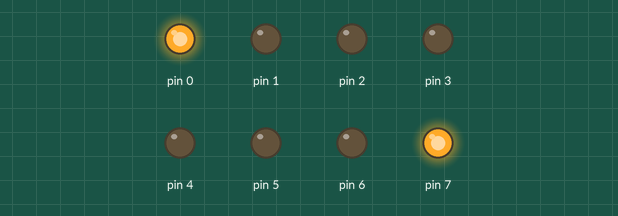
The sketch below on a simulated Arduino Uno, built with avr-gcc and run on an emulated ATmega328P. Parts: output pins drawn as LEDs (lit = HIGH).

Above: at 0.2 s.
At 1.2 s:
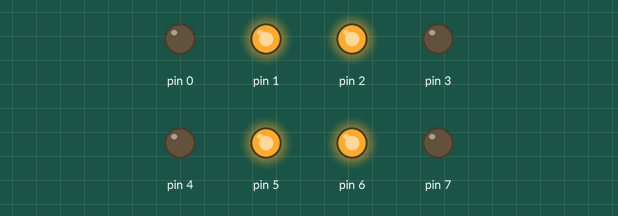
At 2.2 s:
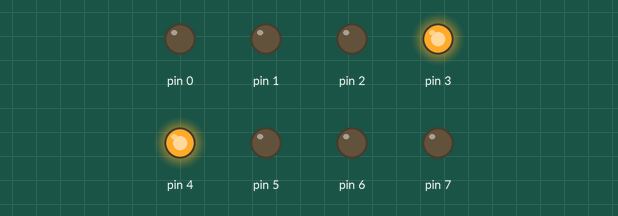
At 2.7 s:
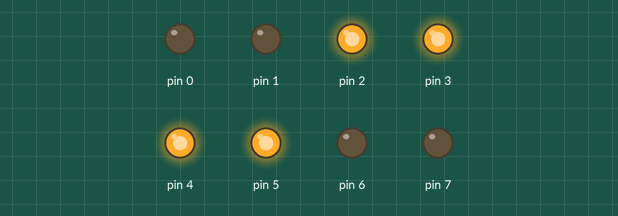
At 5.2 s:
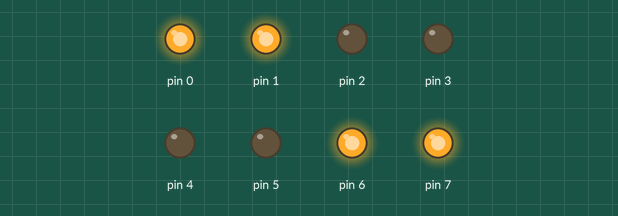
Timing chart, 0 to 5.9 s (numbered marks = the images above):
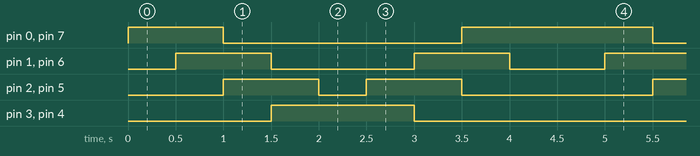

Measured:
- by itself, pin 0, pin 7: repeats every 4.5 s: LOW 2.5 s, HIGH 2.0 s
- by itself, pin 1, pin 6: repeats every 4.5 s: LOW 1.5 s, HIGH 1.0 s, LOW 1.0 s, HIGH 1.0 s
- by itself, pin 2, pin 5: repeats every 4.5 s: LOW 0.50 s, HIGH 1.0 s, LOW 2.0 s, HIGH 1.0 s
- by itself, pin 3, pin 4: alternates HIGH for 1.5 s and LOW for 3.0 s

The sketch:

programa4.ino
```cpp
/**********************************************************************************
**                                                                               **
**                              Array de 8 LEDs                                  **
**                                                                               **
**                                                                               **
**********************************************************************************/
//********** Includes *************************************************************

//********** Variables ************************************************************
const int led1 = 1;
const int led2 = 2;
const int led3 = 3;
const int led4 = 4;
const int led5 = 5;
const int led6 = 6;
const int led7 = 7;
const int led8 = 8;


//*************************************** SETUP *************************************
void setup()
{

  DDRD = B11111111;

}

//************************************* LOOP *****************************************
void loop()
{


  PORTD = B10000001;
  delay(500);

  PORTD = B11000011;
  delay(500);

  PORTD = B01100110;
  delay(500);

  PORTD = B00111100;
  delay(500);

  PORTD = B00011000;
  delay(500);

  PORTD = B00111100;
  delay(500);

  PORTD = B01100110;
  delay(500);

  PORTD = B11000011;
  delay(500);

  PORTD = B10000001;
  delay(500);
}
//*******************************************FUNCIONS******************************
```
